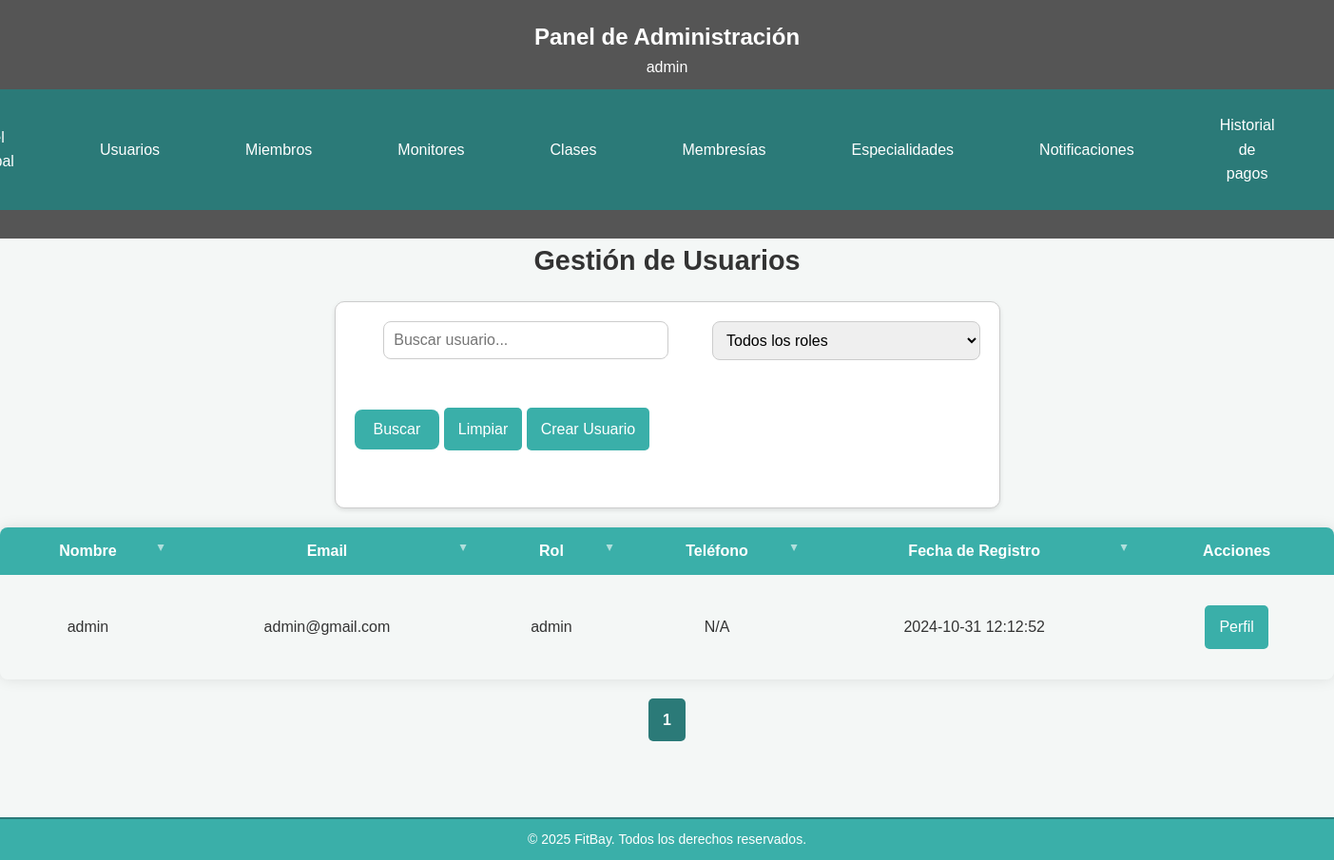
/src/usuarios/usuarios.php (signed in), run on the app's committed database.
### tables this page shows
CREATE TABLE IF NOT EXISTS usuario (
    id_usuario INT AUTO_INCREMENT PRIMARY KEY,
    nombre VARCHAR(100),
    email VARCHAR(50) UNIQUE,
    contrasenya VARCHAR(100),
    rol ENUM('usuario', 'miembro', 'monitor', 'admin') DEFAULT 'usuario',
    telefono VARCHAR(15),
    fecha_creacion TIMESTAMP DEFAULT CURRENT_TIMESTAMP
);

### src/usuarios/usuarios.php (the view, shortened to what this page needs)
<?php
$conn = obtenerConexion();
$page = isset($_GET['page']) ? (int)$_GET['page'] : 1;
$limit = 8;
$offset = ($page - 1) * $limit;
$busqueda = isset($_GET['busqueda']) ? $_GET['busqueda'] : '';
$filtro_rol = isset($_GET['filtro_rol']) ? $_GET['filtro_rol'] : '';
$sql = "SELECT id_usuario, nombre, email, rol, telefono, fecha_creacion FROM usuario WHERE 1=1";
$sql .= " ORDER BY nombre ASC LIMIT ? OFFSET ?";
$stmt = $conn->prepare($sql);
if (!empty($busqueda) && !empty($filtro_rol)) {
    $busqueda_param = '%' . $busqueda . '%';
    $stmt->bind_param("sssii", $busqueda_param, $busqueda_param, $filtro_rol, $limit, $offset);
} elseif (!empty($busqueda)) {
    $busqueda_param = '%' . $busqueda . '%';
    $stmt->bind_param("ssii", $busqueda_param, $busqueda_param, $limit, $offset);
} elseif (!empty($filtro_rol)) {
    $stmt->bind_param("sii", $filtro_rol, $limit, $offset);
} else {
    $stmt->bind_param("ii", $limit, $offset);
}
$stmt->execute();
$result = $stmt->get_result();
$sql = "SELECT id_usuario, nombre, email, rol, telefono, fecha_creacion FROM usuario WHERE 1=1";
$params = [];
$types = "";
$sql .= " ORDER BY nombre ASC LIMIT ? OFFSET ?";
$params[] = $limit;
$params[] = $offset;
$types .= "ii";
$stmt = $conn->prepare($sql);
if (!empty($params)) {
    $stmt->bind_param($types, ...$params);
}
$stmt->execute();
$result = $stmt->get_result();
$usuarios = $result->fetch_all(MYSQLI_ASSOC);
$sql_count = "SELECT COUNT(*) as total FROM usuario WHERE 1=1";
$stmt_count = $conn->prepare($sql_count);
$stmt_count->execute();
$result_count = $stmt_count->get_result();
$total_rows = $result_count->fetch_assoc()['total'];
$total_pages = ceil($total_rows / $limit);
include '../admin/admin_header.php';
?>
<body>
    <main>
        <h2 class="section-title">Gestión de Usuarios</h2>
        <div class="form_container">
            <form method="GET" action="usuarios.php" class="search-form">
                <div class="form-inline">
                    <div class="input-container">
                        <input type="text" name="busqueda" placeholder="Buscar usuario..." value="<?php echo htmlspecialchars($busqueda); ?>" class="input-general">
                    </div>
                    <div class="input-container">
                        <select name="filtro_rol" class="input-general">
                            <option value="">Todos los roles</option>
                        </select>
                    </div>
                    <div class="button-container">
                        <button type="submit" class="btn-general">Buscar</button>
                        <a href="usuarios.php" class="btn-general limpiar-busqueda">Limpiar</a>
                        <a href="crear_usuario.php" class="btn-general" title="Crea una nueva cuenta de usuario">Crear Usuario</a>
                    </div>
                </div>
            </form>
        </div>
        <table id="tabla-usuarios" class="styled-table">
            <thead>
                <tr>
                    <th onclick="ordenarTablaU(0)" class="sortable">Nombre</th>
                    <th onclick="ordenarTablaU(1)" class="sortable">Email</th>
                    <th onclick="ordenarTablaU(2)" class="sortable">Rol</th>
                    <th onclick="ordenarTablaU(3)" class="sortable">Teléfono</th>
                    <th onclick="ordenarTablaU(4)" class="sortable">Fecha de Registro</th>
                    <th>Acciones</th>
                </tr>
            </thead>
            <tbody>
                <?php if (!empty($usuarios)): ?>
                    <?php foreach ($usuarios as $usuario): ?>
                        <tr>
                            <td><?php echo htmlspecialchars($usuario['nombre']); ?></td>
                            <td><?php echo htmlspecialchars($usuario['email']); ?></td>
                            <td><?php echo htmlspecialchars($usuario['rol']); ?></td>
                            <td><?php echo htmlspecialchars($usuario['telefono'] ?? 'N/A'); ?></td>
                            <td><?php echo htmlspecialchars($usuario['fecha_creacion']); ?></td>
                            <td>
                                <div class="button-container">
                                    <?php
                                    if ($_SESSION['id_usuario'] === 1):
                                        if ($_SESSION['id_usuario'] === $usuario['id_usuario']): ?>
                                            <a href="edit_usuario.php?id_usuario=<?php echo $usuario['id_usuario']; ?>" class="btn-general">Perfil</a>
                                        <?php endif; ?>
                                        <?php
                                    endif; ?>
                                </div>
                            </td>
                        </tr>
                    <?php endforeach; ?>
                <?php else: ?>
                    <tr>
                        <td colspan="6">No se encontraron usuarios.</td>
                    </tr>
                <?php endif; ?>
            </tbody>
        </table>
        <div class="pagination">
            <?php for ($i = 1; $i <= $total_pages; $i++): ?>
                <a href="usuarios.php?page=<?php echo $i; ?>&busqueda=<?php echo urlencode($busqueda); ?>&filtro_rol=<?php echo urlencode($filtro_rol); ?>" class="btn-general <?php echo $i === $page ? 'active' : ''; ?>">
                    <?php echo $i; ?>
                </a>
            <?php endfor; ?>
        </div>
    </main>
    <?php include '../includes/footer.php'; ?>
</body>
</html>

### assets/css/estilos.css (style rules this page uses)
* { margin: 0; padding: 0; box-sizing: border-box; font-family: Arial, sans-serif; }
body { background-color: #f4f7f6; color: #333; line-height: 1.6; display: flex; flex-direction: column; align-items: center; justify-content: center; min-height: 100vh; margin: 0; }
main { padding: 0px; max-width: 1900px; width: 100%; text-align: center; flex: 1; margin: 0 auto; padding-bottom: 60px; }
.form_container { background-color: #ffffff; box-shadow: 0 2px 5px rgba(0, 0, 0, 0.1); display: flex; flex-direction: column; align-items: center; text-align: center; border: 1px solid #ccc; border-radius: 10px; padding: 20px; margin: 20px auto; max-width: 700px; }
.search-form { display: flex; align-items: center; gap: 15px; margin-bottom: 20px; flex-direction: column; flex-wrap: nowrap; justify-content: center; }
.search-form input { flex: 1; max-width: 300px; padding: 10px; font-size: 16px; border: 1px solid #ccc; border-radius: 4px; box-sizing: border-box; }
.search-form button { padding: 10px 20px; font-size: 16px; background-color: #3aafa9; color: #fff; border: none; border-radius: 4px; cursor: pointer; flex-shrink: 0; transition: background-color 0.3s ease; }
table.styled-table { width: 100%; border-collapse: collapse; margin: 20px 0; font-size: 16px; text-align: left; box-shadow: 0 0 15px rgba(0, 0, 0, 0.1); border-radius: 8px; overflow: hidden; }
table.styled-table thead tr { background-color: #3aafa9; color: #fff; text-align: center; font-weight: bold; }
table.styled-table th, table.styled-table td { padding: 12px 20px; text-align: center; }
table.styled-table th.sortable { cursor: pointer; position: relative; }
table.styled-table th.sortable:after { content: "\25B2"; position: absolute; right: 10px; font-size: 12px; color: #fff; opacity: 0.6; transform: rotate(180deg); }
.button-container button { flex: 1; padding: 10px; text-align: center; font-size: 14px; border-radius: 5px; cursor: pointer; transition: background-color 0.3s ease; }
.btn-general { display: inline-block; width: auto; padding: 10px 15px; background-color: #3aafa9; color: #fff; font-size: 16px; text-align: center; border: none; border-radius: 5px; cursor: pointer; text-decoration: none; transition: background-color 0.3s ease; }
.button-container { margin: 20px 0; text-align: center; }
input[type="text"], input[type="email"], input[type="number"], input[type="password"], input[type="date"], input[type="time"], select { width: 100%; padding: 10px; margin-bottom: 15px; border: 1px solid #ccc; border-radius: 8px; font-size: 16px; box-sizing: border-box; }
button.btn-general { padding: 12px 20px; font-size: 16px; border-radius: 8px; }
.section-title { font-size: 1.8em; margin-bottom: 10px; color: #333; }
.pagination { display: flex; justify-content: center; margin-top: 20px; gap: 10px; margin: 20px 0; }
.pagination a { display: inline-block; padding: 10px 15px; background-color: #3aafa9; color: #fff; font-size: 16px; text-align: center; border: none; border-radius: 5px; text-decoration: none; cursor: pointer; transition: background-color 0.3s ease; }
.pagination a.active { font-weight: bold; background-color: #2b7a78; pointer-events: none; }
.form-inline { display: flex; align-items: center; justify-content: flex-start; gap: 15px; flex-wrap: wrap; }
.input-container { flex-grow: 1; }

### data on the page
usuario: nombre "admin", email "admin@gmail.com", rol "admin", telefono "N/A", fecha_creacion "2024-10-31 12:12:52"

### other printed values
$_SESSION['nombre'] "admin"
